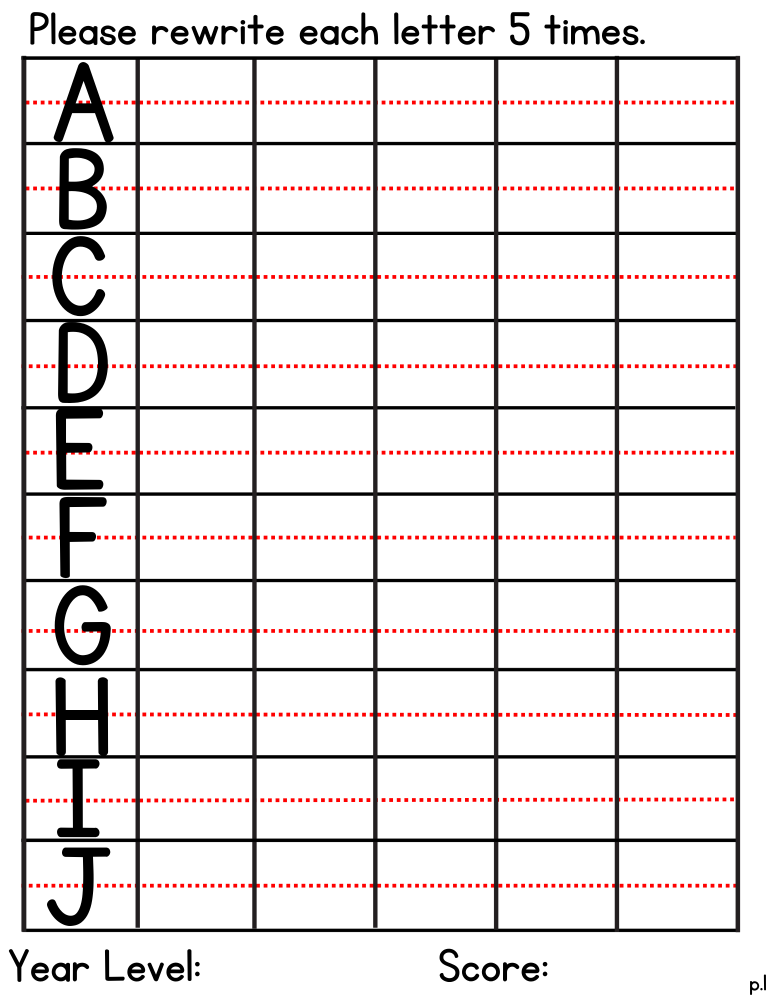
#> input picture A-J_template_current_hires.png, 3091 x 4000 px (shown at 1/4 size)
$ python -i fullPreproc_base.py   (imports and definitions only)
#> lines starting #> are read from the running program, lines starting #| are printed output that depends on the picture; after the words box and inside, x2 and y2 are one past the last pixel; in counts of white or black regions, pixels touching at a corner belong together
import cv2
import numpy as np
import os
from jdeskew.estimator import get_angle
from jdeskew.utility import rotate
import matplotlib.pyplot as plt

from cv2.typing import MatLike

def show_img(img: MatLike, title: str = ""):
    plt.imshow(img, cmap='gray')
    plt.title(title)
    plt.show()

# ---------------------------- #
# Step 1: Skew Correction
# ---------------------------- #
# [128 lines left out: functions correct_skew, align_documents_sift, correct_perspective, remove_colored_lines, not called in this run]


# ---------------------------- #
# Step 5: Enhance Handwriting Final
# ---------------------------- #
# ---------------------------- #
# Step 5: Enhance Handwriting Final (Updated)
# ---------------------------- #
def enhance_handwriting_final(image_path: str, output_path: str, morph_kernel_size: int = 3):
    """
    Applies aggressive enhancement to the cleaned image to achieve
    crisp, white-on-black strokes (updated version).
    """
#> called with image_path = 'A-J_template_current_hires.png', output_path = 'out.png', morph_kernel_size = 3
    print("\n--- Step 5: Enhancing Handwriting to White-on-Black Strokes ---")
    try:
        # Load and convert to grayscale
        img = cv2.imread(image_path)
#> img is the input picture: shape (4000, 3091, 3); mean B, G, R 226.4, 226.3, 230.6
        if img is None:
            raise FileNotFoundError(f"❌ Could not load image at {image_path}")
        gray = cv2.cvtColor(img, cv2.COLOR_BGR2GRAY)
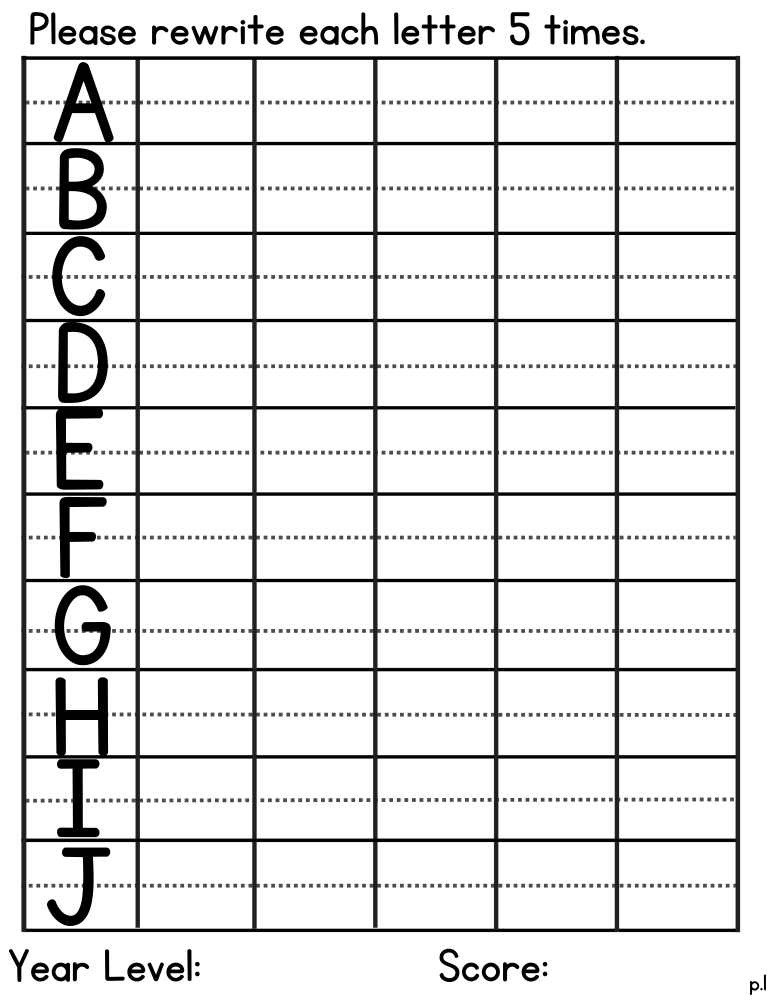
#> gray: shape (4000, 3091) (shown at 1/4 size); min 0, max 255, mean 227.6

        # Contrast enhancement using CLAHE
        clahe = cv2.createCLAHE(clipLimit=2.5, tileGridSize=(8, 8))
        gray_enh = clahe.apply(gray)

        # Gentle Gaussian blur for denoising
        gray_blur = cv2.GaussianBlur(gray_enh, (3, 3), 0)

        # Adaptive threshold (white text on black)
        adaptive_binary = cv2.adaptiveThreshold(
            gray_blur,
            255,
            cv2.ADAPTIVE_THRESH_GAUSSIAN_C,
            cv2.THRESH_BINARY_INV,
            61,
            15
        )
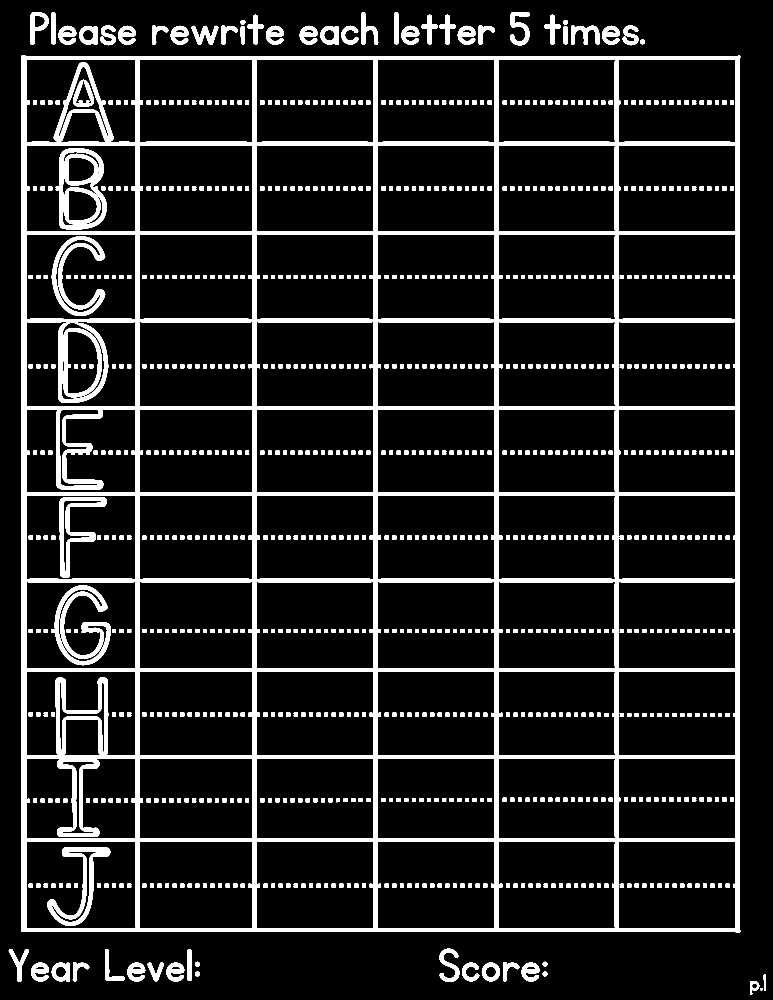
#> adaptive_binary: shape (4000, 3091) (shown at 1/4 size); 11.2% white; 883 white regions, largest, box (x1, y1, x2, y2) and area: (85, 223, 2961, 3729) 907063, (206, 2341, 443, 2661) 23843, (223, 593, 427, 918) 20155

        # Morphological cleanup and stroke enhancement
        kernel = np.ones((morph_kernel_size, morph_kernel_size), np.uint8)
        opened = cv2.morphologyEx(adaptive_binary, cv2.MORPH_OPEN, kernel, iterations=1)
#> opened: shape (4000, 3091); 11.2% white; 886 white regions (1 under 20 px), largest, box (x1, y1, x2, y2) and area: (85, 223, 2961, 3729) 906589, (206, 2341, 443, 2661) 23837, (223, 593, 427, 918) 20152
        closed = cv2.morphologyEx(opened, cv2.MORPH_CLOSE, kernel, iterations=2)
#> closed: shape (4000, 3091); 11.2% white; 865 white regions, largest, box (x1, y1, x2, y2) and area: (85, 223, 2961, 3729) 950184, (223, 593, 427, 918) 27297, (206, 2341, 443, 2661) 23865
        dilated = cv2.dilate(closed, kernel, iterations=1)
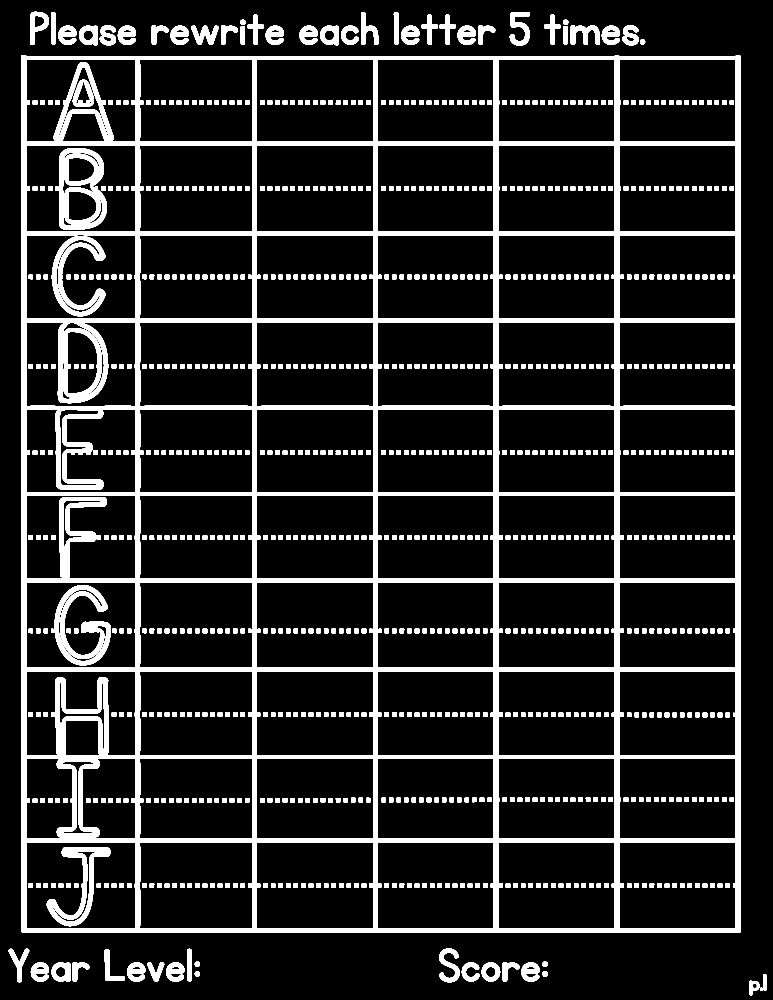
#> dilated: shape (4000, 3091) (shown at 1/4 size); 13% white; 865 white regions, largest, box (x1, y1, x2, y2) and area: (84, 222, 2962, 3730) 1074202, (222, 592, 428, 919) 30907, (205, 2340, 444, 2662) 27731
        final_enhanced = cv2.GaussianBlur(dilated, (3, 3), 0)
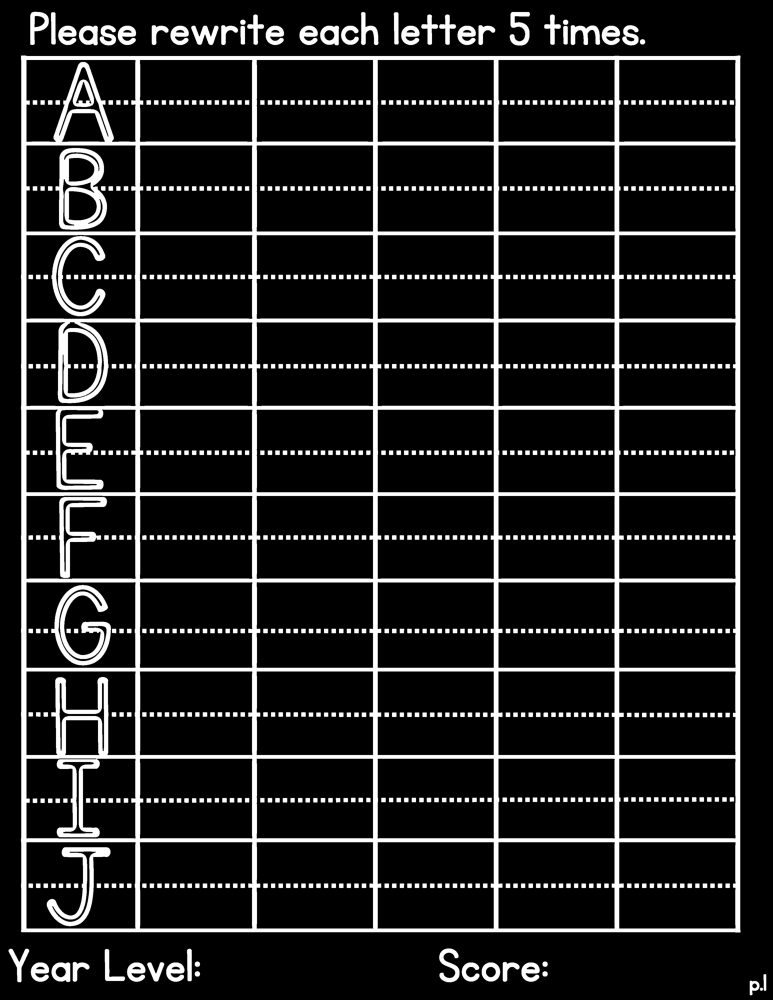
#> final_enhanced: shape (4000, 3091) (shown at 1/4 size); min 0, max 255, mean 33

        # Save result
        show_img(final_enhanced, 'final_enhanced')
        cv2.imwrite(output_path, final_enhanced)
        print(f"✅ Handwriting enhancement complete -> {output_path}")
        return output_path

    except Exception as e:
        print(f"⚠️ Error during handwriting enhancement: {e}")
        raise


# ---------------------------- #
# Step 6: Extract Valid Letter Boxes
# ---------------------------- #
# [39 lines left out: function extract_valid_letter_boxes, not called in this run]

import cv2
import numpy as np
import os

import cv2
import numpy as np
import os

# [68 lines left out: function isolate_character_and_measure, not called in this run]


# ---------------------------- #
# MAIN PIPELINE
# ---------------------------- #
# [43 lines not run here, left out]

import cv2 as cv
import numpy as np
import os

# --- Input and Output directories ---
input_dir = "isolated_characters"
output_dir = "enhanced_characters"

# Create output folder if it doesn’t exist
# [43 lines not run here, left out]

>>> result = enhance_handwriting_final('A-J_template_current_hires.png', 'out.png')

$ run again, on grid_removed.png
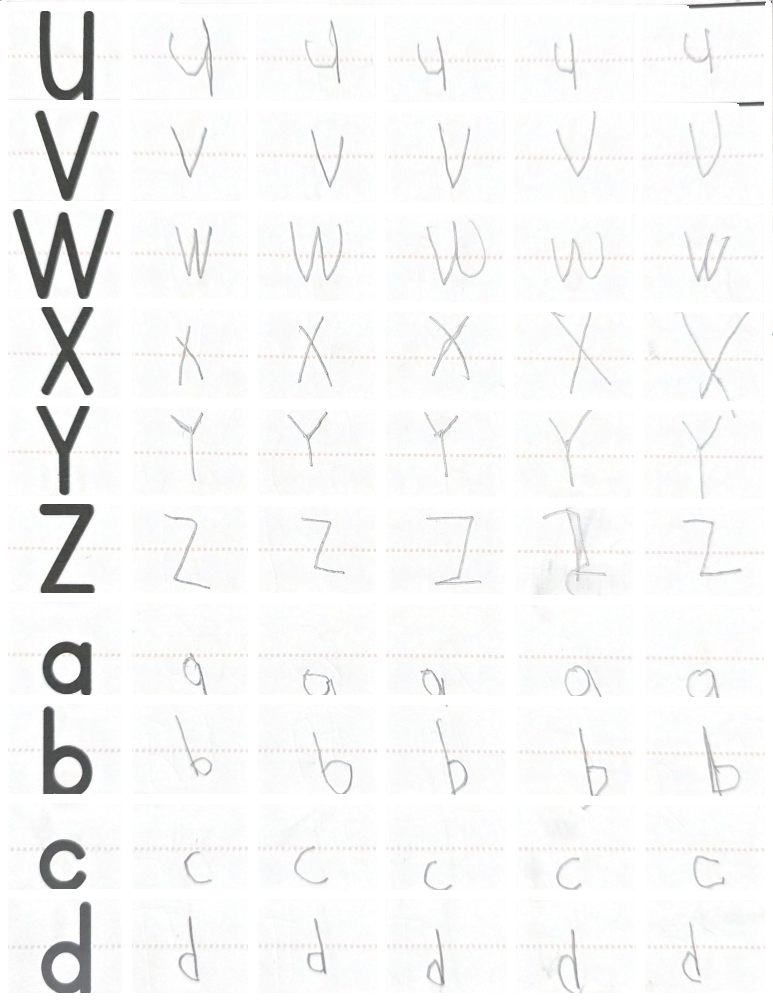
#> input picture grid_removed.png, 773 x 1000 px
#> in enhance_handwriting_final, img is the input picture: shape (1000, 773, 3); mean B, G, R 246.9, 246.9, 246.8
#> in enhance_handwriting_final, `adaptive_binary = cv2.adaptiveThreshold( gray_blur, 255, cv2.ADAPTIVE_..`:
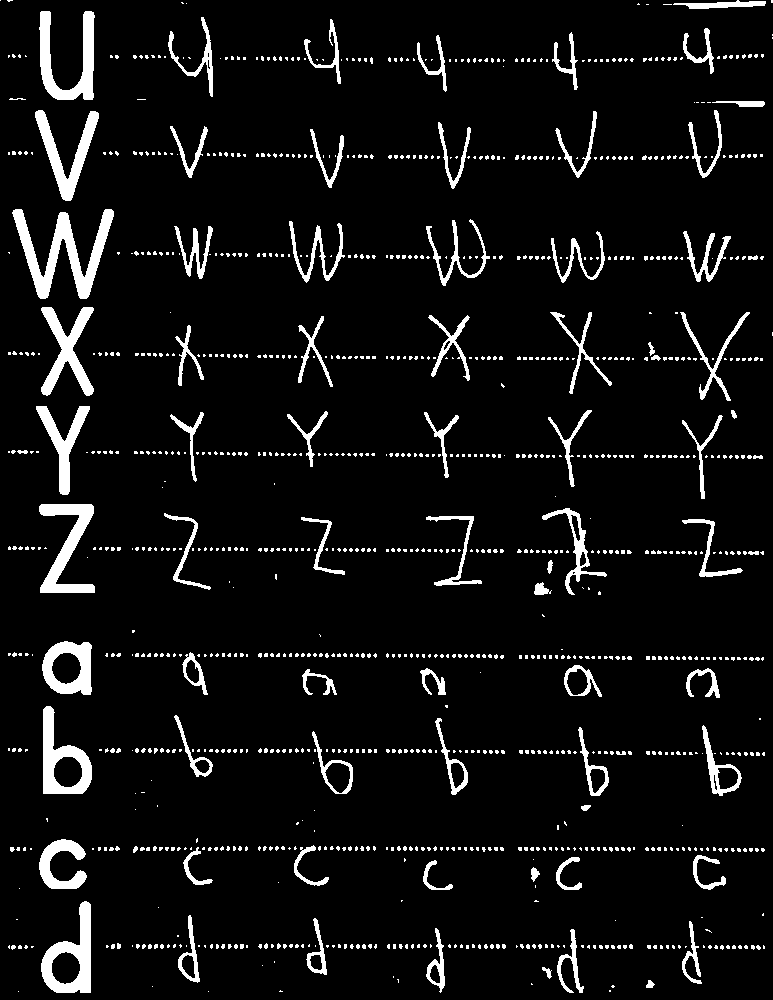
#> adaptive_binary: shape (1000, 773); 7% white; 1109 white regions (1030 under 20 px), largest, box (x1, y1, x2, y2) and area: (12, 209, 114, 299) 3192, (39, 11, 95, 100) 2181, (41, 901, 91, 993) 2046
#> opened: shape (1000, 773); 6.2% white; 715 white regions (597 under 20 px), largest, box (x1, y1, x2, y2) and area: (13, 209, 114, 299) 3190, (39, 11, 95, 100) 2181, (41, 901, 91, 993) 2046
#> closed: shape (1000, 773); 6.8% white; 253 white regions (41 under 20 px), largest, box (x1, y1, x2, y2) and area: (13, 209, 114, 299) 3236, (39, 11, 95, 100) 2190, (41, 901, 91, 993) 2059
#> in enhance_handwriting_final, `dilated = cv2.dilate(closed, kernel, iterations=1)`:
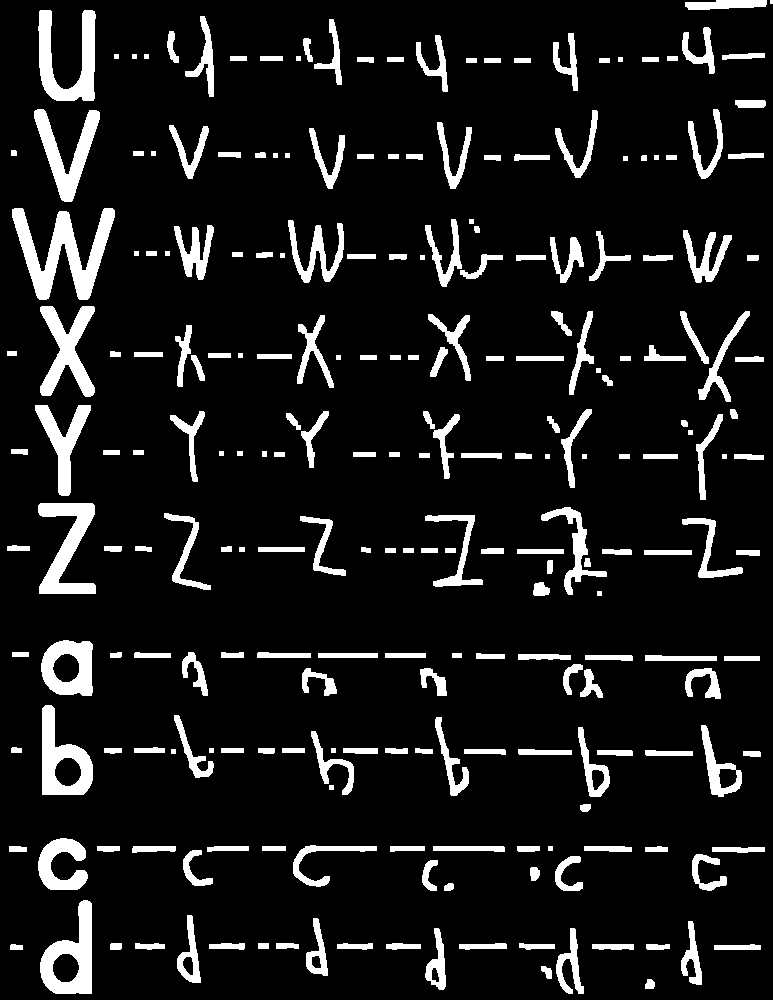
#> dilated: shape (1000, 773); 10.2% white; 241 white regions (1 under 20 px), largest, box (x1, y1, x2, y2) and area: (12, 208, 115, 300) 3978, (38, 10, 96, 101) 2654, (40, 900, 92, 994) 2469
